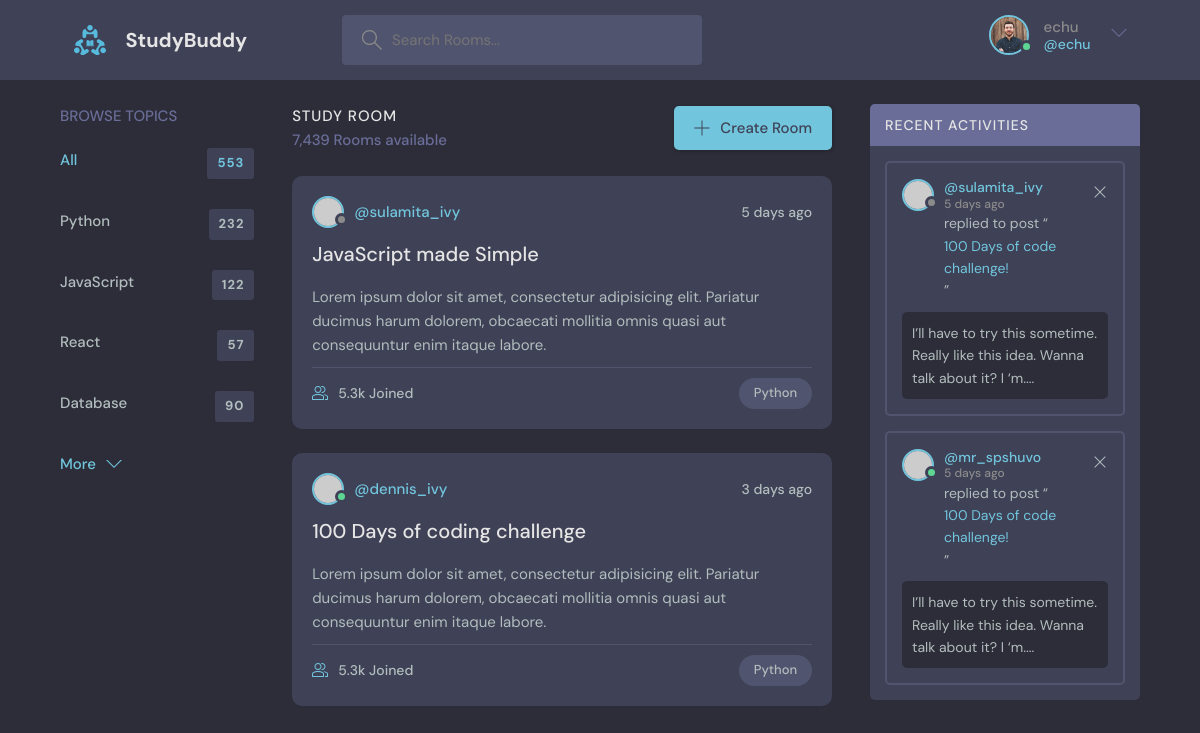
Page /index/ (signed in) on the committed database.
### base/models.py (models this page shows)
class User(AbstractUser):
    name = models.CharField(max_length=50, null=False)
    email = models.EmailField(max_length=30, unique=True, null=False)
    bio = models.TextField(null=True)
    avatar = models.ImageField(null=False, default='avatar.svg')
    USERNAME_FIELD = 'email'
    REQUIRED_FIELDS = []
    def __str__(self):
        return self.name

### base/views.py (the view)
# urls.py: path('index/', views.index, name="index"),
def index(request):
    context = {}
    return render(request, 'index.html', context)

### templates/index.html (shortened to what this page needs)
<!DOCTYPE html>
{% load static %}
<html lang="en">
  <head>
    <link rel="stylesheet" href="{% static 'styles/style.css' %}" />
  </head>
  <body>
    {% block nav %}
    <header class="header header--loggedIn">
      <div class="container">
        <a href="/" class="header__logo">
          <img src="{% static 'images/logo.svg' %}" />
          <h1>StudyBuddy</h1>
        </a>
        <form class="header__search">
          <label>
            <form method="GET" action="{% url 'home' %}">
              <p><input type="text" name="q" placeholder="Search Rooms..."/></p>
          </form>
          </label>
        </form>
        <nav class="header__menu">
          <div class="header__user">
            {% if request.user.is_authenticated %}
            <a href="{% url 'profile' request.user.id %}">
              <div class="avatar avatar--medium active">
                <img src="{{ request.user.avatar.url }}" />
              </div>
              <p>{{ request.user.username }} <span>@{{ request.user }}</span></p>
              {% else %}
                <a href="{% url 'login' %}">Login</a>
              {% endif %}
            </a>
            <button class="dropdown-button">
              <svg version="1.1" xmlns="http://www.w3.org/2000/svg" width="32" height="32" viewBox="0 0 32 32">
                <title>chevron-down</title>
                <path d="M16 21l-13-13h-3l16 16 16-16h-3l-13 13z"></path>
              </svg>
            </button>
          </div>
        </nav>
      </div>
    </header>
    {% endblock %}
    <main class="layout layout--3">
    {% block content %}
      <div class="container">
        <div class="topics">
          <div class="topics__header">
            <h2>Browse Topics</h2>
          </div>
          <ul class="topics__list">
            <li>
              <a href="/" class="active">All <span>553</span></a>
            </li>
            <li>
              <a href="/">Python <span>232</span></a>
            </li>
            <li>
              <a href="/">JavaScript <span>122</span></a>
            </li>
            <li>
              <a href="/">React <span>57</span></a>
            </li>
            <li>
              <a href="/">Database <span>90</span></a>
            </li>
          </ul>
          <a class="btn btn--link" href="topics.html">
            More
            <svg version="1.1" xmlns="http://www.w3.org/2000/svg" width="32" height="32" viewBox="0 0 32 32">
              <title>chevron-down</title>
              <path d="M16 21l-13-13h-3l16 16 16-16h-3l-13 13z"></path>
            </svg>
          </a>
        </div>
        <div class="roomList">
          <div class="roomList__header">
            <div>
              <h2>Study Room</h2>
              <p>7,439 Rooms available</p>
            </div>
            <a class="btn btn--main" href="create-room.html">
              <svg version="1.1" xmlns="http://www.w3.org/2000/svg" width="32" height="32" viewBox="0 0 32 32">
                <title>add</title>
                <path
                  d="M16.943 0.943h-1.885v14.115h-14.115v1.885h14.115v14.115h1.885v-14.115h14.115v-1.885h-14.115v-14.115z"
                ></path>
              </svg>
              Create Room
            </a>
          </div>
          <div class="roomListRoom">
            <div class="roomListRoom__header">
              <a href="profile.html" class="roomListRoom__author">
                <div class="avatar avatar--small">
                  <img src="https://randomuser.me/api/portraits/women/11.jpg" />
                </div>
                <span>@sulamita_ivy</span>
              </a>
              <div class="roomListRoom__actions">
                <span>5 days ago</span>
              </div>
            </div>
            <div class="roomListRoom__content">
              <a href="room.html">JavaScript made Simple</a>
              <p>
                Lorem ipsum dolor sit amet, consectetur adipisicing elit. Pariatur ducimus harum dolorem, obcaecati
                mollitia omnis quasi aut consequuntur enim itaque labore.
              </p>
            </div>
            <div class="roomListRoom__meta">
              <a href="room.html" class="roomListRoom__joined">
                5.3k Joined
              </a>
              <p class="roomListRoom__topic">Python</p>
            </div>
          </div>
          <div class="roomListRoom">
            <div class="roomListRoom__header">
              <a href="profile.html" class="roomListRoom__author">
                <div class="avatar avatar--small active">
                  <img src="https://randomuser.me/api/portraits/men/11.jpg" />
                </div>
                <span>@dennis_ivy</span>
              </a>
              <div class="roomListRoom__actions">
                <span>3 days ago</span>
              </div>
            </div>
            <div class="roomListRoom__content">
              <a href="room.html">100 Days of coding challenge</a>
              <p>
                Lorem ipsum dolor sit amet, consectetur adipisicing elit. Pariatur ducimus harum dolorem, obcaecati
                mollitia omnis quasi aut consequuntur enim itaque labore.
              </p>
            </div>
            <div class="roomListRoom__meta">
              <a class="roomListRoom__joined">
                5.3k Joined
              </a>
              <p class="roomListRoom__topic">Python</p>
            </div>
          </div>
        </div>
        <div class="activities">
          <div class="activities__header">
            <h2>Recent Activities</h2>
          </div>
          <div class="activities__box">
            <div class="activities__boxHeader roomListRoom__header">
              <a href="profile.html" class="roomListRoom__author">
                <div class="avatar avatar--small">
                  <img src="https://randomuser.me/api/portraits/women/11.jpg" />
                </div>
                <p>
                  @sulamita_ivy
                  <span>5 days ago</span>
                </p>
              </a>
              <div class="roomListRoom__actions">
                <a href="#">
                  <svg version="1.1" xmlns="http://www.w3.org/2000/svg" width="32" height="32" viewBox="0 0 32 32">
                    <title>remove</title>
                    <path
                      d="M27.314 6.019l-1.333-1.333-9.98 9.981-9.981-9.981-1.333 1.333 9.981 9.981-9.981 9.98 1.333 1.333 9.981-9.98 9.98 9.98 1.333-1.333-9.98-9.98 9.98-9.981z"
                    ></path>
                  </svg>
                </a>
              </div>
            </div>
            <div class="activities__boxContent">
              <p>replied to post “<a href="room.html">100 Days of code challenge!</a>”</p>
              <div class="activities__boxRoomContent">
                I’ll have to try this sometime. Really like this idea. Wanna talk about it? I ‘m....
              </div>
            </div>
          </div>
          <div class="activities__box">
            <div class="activities__boxHeader roomListRoom__header">
              <a href="profile.html" class="roomListRoom__author">
                <div class="avatar avatar--small active">
                  <img src="https://randomuser.me/api/portraits/men/13.jpg" />
                </div>
                <p>
                  @mr_spshuvo
                  <span>5 days ago</span>
                </p>
              </a>
              <div class="roomListRoom__actions">
                <a href="#">
                  <svg version="1.1" xmlns="http://www.w3.org/2000/svg" width="32" height="32" viewBox="0 0 32 32">
                    <title>remove</title>
                    <path
                      d="M27.314 6.019l-1.333-1.333-9.98 9.981-9.981-9.981-1.333 1.333 9.981 9.981-9.981 9.98 1.333 1.333 9.981-9.98 9.98 9.98 1.333-1.333-9.98-9.98 9.98-9.981z"
                    ></path>
                  </svg>
                </a>
              </div>
            </div>
            <div class="activities__boxContent">
              <p>replied to post “<a href="room.html">100 Days of code challenge!</a>”</p>
              <div class="activities__boxRoomContent">
                I’ll have to try this sometime. Really like this idea. Wanna talk about it? I ‘m....
              </div>
            </div>
          </div>
        </div>
      </div>
    {% endblock %}
    </main>
  </body>
</html>

### rows in the picture
User: user.avatar (picture), user.username "echu", user "echu"
